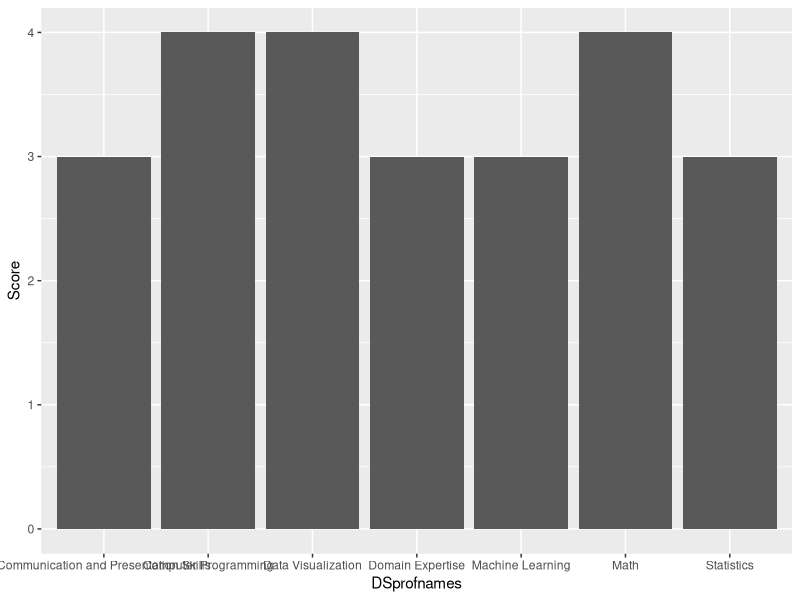

This figure's R source:
## ---- chunk 1
DSprofnames <- c("Computer Programming", "Math", "Statistics", 
                 "Machine Learning", "Domain Expertise", 
                 "Communication and Presentation Skills",
                 "Data Visualization")
compProg <- 4
math <-4
stats <- 3
ML <- 3
domain <- 3
comPres <- 3
dataVis <-4
Score <- c(compProg, math, stats, ML, domain, comPres, dataVis)
Travis <- data.frame(DSprofnames, Score)

library(ggplot2)
p<-ggplot(data=Travis, aes(x=DSprofnames, y=Score)) +
  geom_bar(stat="identity")
p
